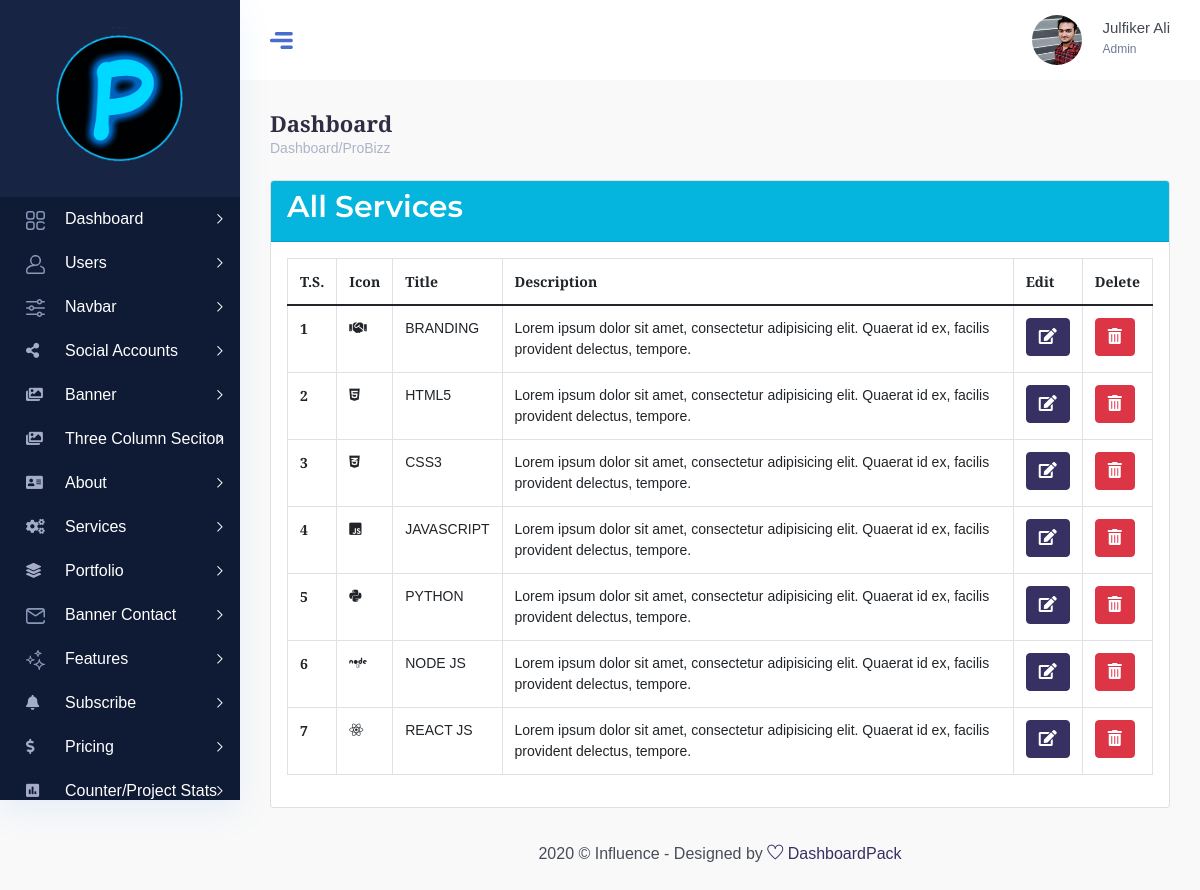
/option_services/view_services.php (signed in), run on the app's committed database.
### tables this page shows
CREATE TABLE `services` (
  `id` int(11) NOT NULL,
  `icon` varchar(100) NOT NULL,
  `title` varchar(255) NOT NULL,
  `des` text NOT NULL
);

### option_services/view_services.php (the view, shortened to what this page needs)
<?php
require '../db.php';
require '../dashboard_includes/header.php';
$select = "SELECT * FROM services";
$select_result = mysqli_query($db_connect, $select);
?>
<div class="row">
	<div class="col-md-12">
		<div class="card">
			<div class="card-header bg-info">
				<h2 style="color: #fff; font-family: 'Montserrat', sans-serif;">All Services</h2>
			</div>
			<div class="card-body">
				<table class="table table-bordered">
					<thead>
						<tr>
							<th scope="col">T.S.</th>
							<th scope="col">Icon</th>
							<th scope="col">Title</th>
							<th scope="col">Description</th>
							<th scope="col">Edit</th>
							<th scope="col">Delete</th>
						</tr>
					</thead>
					<tbody>
						<?php foreach($select_result as $ts => $result){ ?>
							<tr>
								<th scope="row"><?= $ts+1; ?></th>
								<td><i class="<?= $result['icon']; ?>"></i></td>
								<td style="text-transform: uppercase;"><?= $result['title']; ?></td>
								<td><?= $result['des']; ?></td>
								<td><a href="edit_services.php?id=<?= $result['id']; ?>" class="btn btn-primary"><i class="fas fa-edit"></i></a></td>
								<td><a href="delete_services.php?id=<?= $result['id']; ?>" class="btn btn-danger"><i class='fas fa-trash-alt'></i></a></td>
							</tr>
						<?php } ?>
					</tbody>
				</table>
			</div>
		</div>
	</div>
</div>
<?php require '../dashboard_includes/footer.php'; ?>

### data on the page
services: title "BRANDING", des "Lorem ipsum dolor sit amet, consectetur adipisicing elit. Quaerat id ex, facilis provident delectus, tempore."
services: title "HTML5", des "Lorem ipsum dolor sit amet, consectetur adipisicing elit. Quaerat id ex, facilis provident delectus, tempore."
services: title "CSS3", des "Lorem ipsum dolor sit amet, consectetur adipisicing elit. Quaerat id ex, facilis provident delectus, tempore."
services: title "JAVASCRIPT", des "Lorem ipsum dolor sit amet, consectetur adipisicing elit. Quaerat id ex, facilis provident delectus, tempore."
services: title "PYTHON", des "Lorem ipsum dolor sit amet, consectetur adipisicing elit. Quaerat id ex, facilis provident delectus, tempore."
services: title "NODE JS", des "Lorem ipsum dolor sit amet, consectetur adipisicing elit. Quaerat id ex, facilis provident delectus, tempore."
services: title "REACT JS", des "Lorem ipsum dolor sit amet, consectetur adipisicing elit. Quaerat id ex, facilis provident delectus, tempore."

### other printed values
$_SESSION['username'] "Julfiker Ali"
